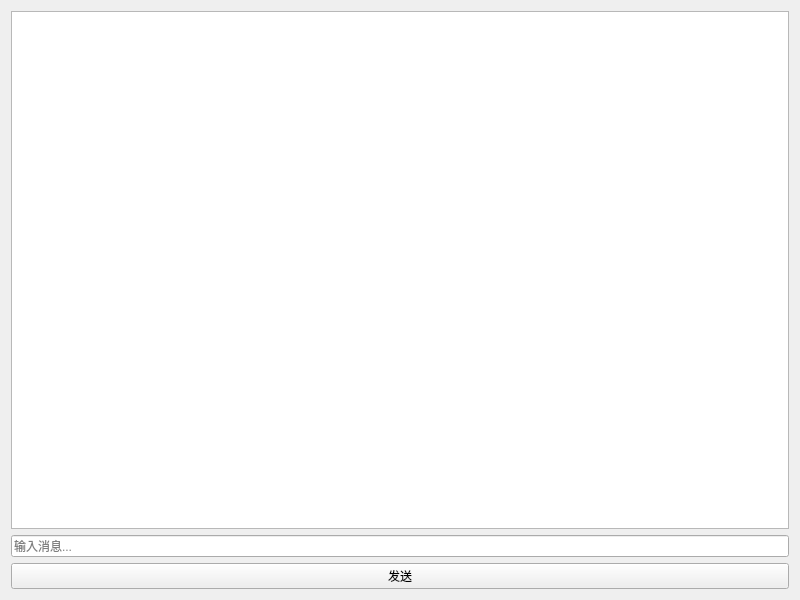
<?xml version="1.0" encoding="UTF-8"?>
<ui version="4.0">
 <class>ChatWindow</class>
 <widget class="QWidget" name="ChatWindow">
  <property name="geometry">
   <rect>
    <x>0</x>
    <y>0</y>
    <width>800</width>
    <height>600</height>
   </rect>
  </property>
  <layout class="QVBoxLayout" name="verticalLayout">
   <item>
    <widget class="QTextBrowser" name="chatDisplay">
     <property name="markdown">
      <string/>
     </property>
    </widget>
   </item>
   <item>
    <widget class="QLineEdit" name="chatInput">
     <property name="placeholderText">
      <string>输入消息...</string>
     </property>
    </widget>
   </item>
   <item>
    <widget class="QPushButton" name="sendButton">
     <property name="text">
      <string>发送</string>
     </property>
    </widget>
   </item>
  </layout>
 </widget>
 <resources/>
 <connections/>
</ui>
